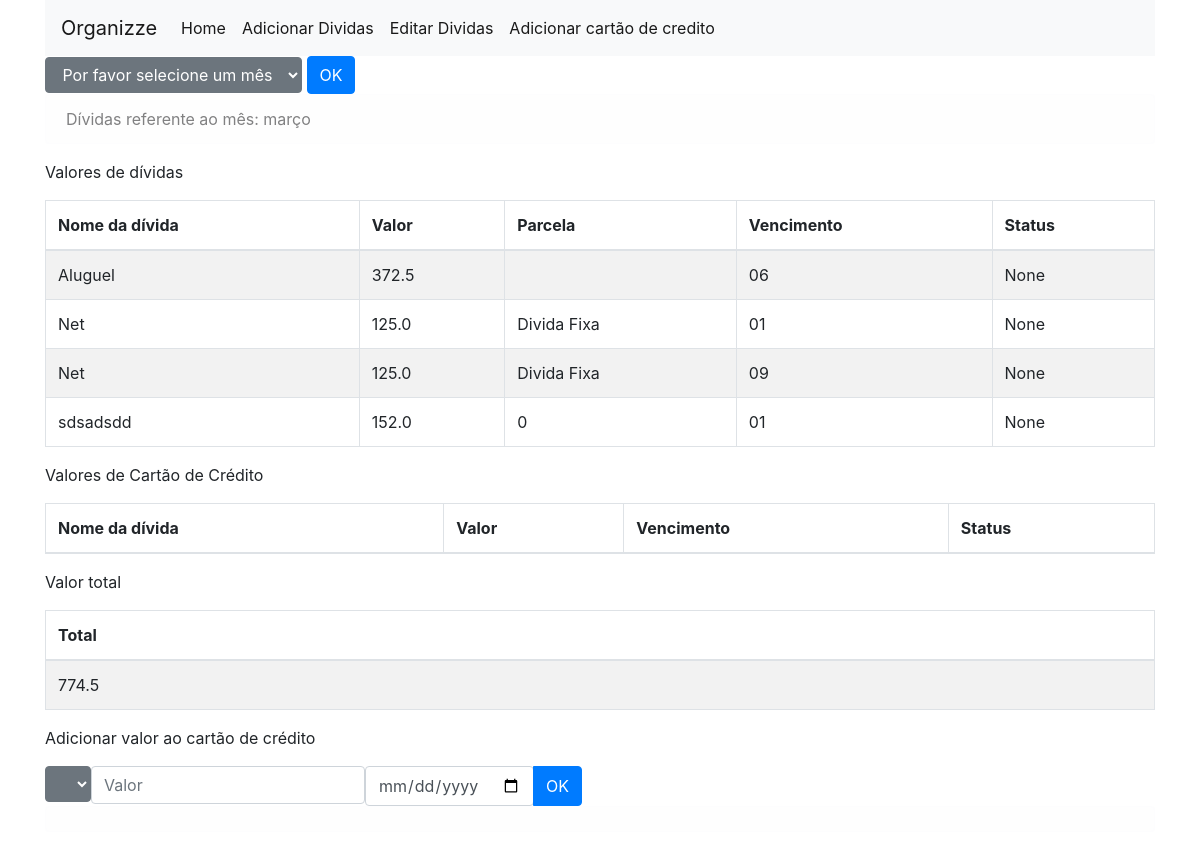
Before: / with the older database file.
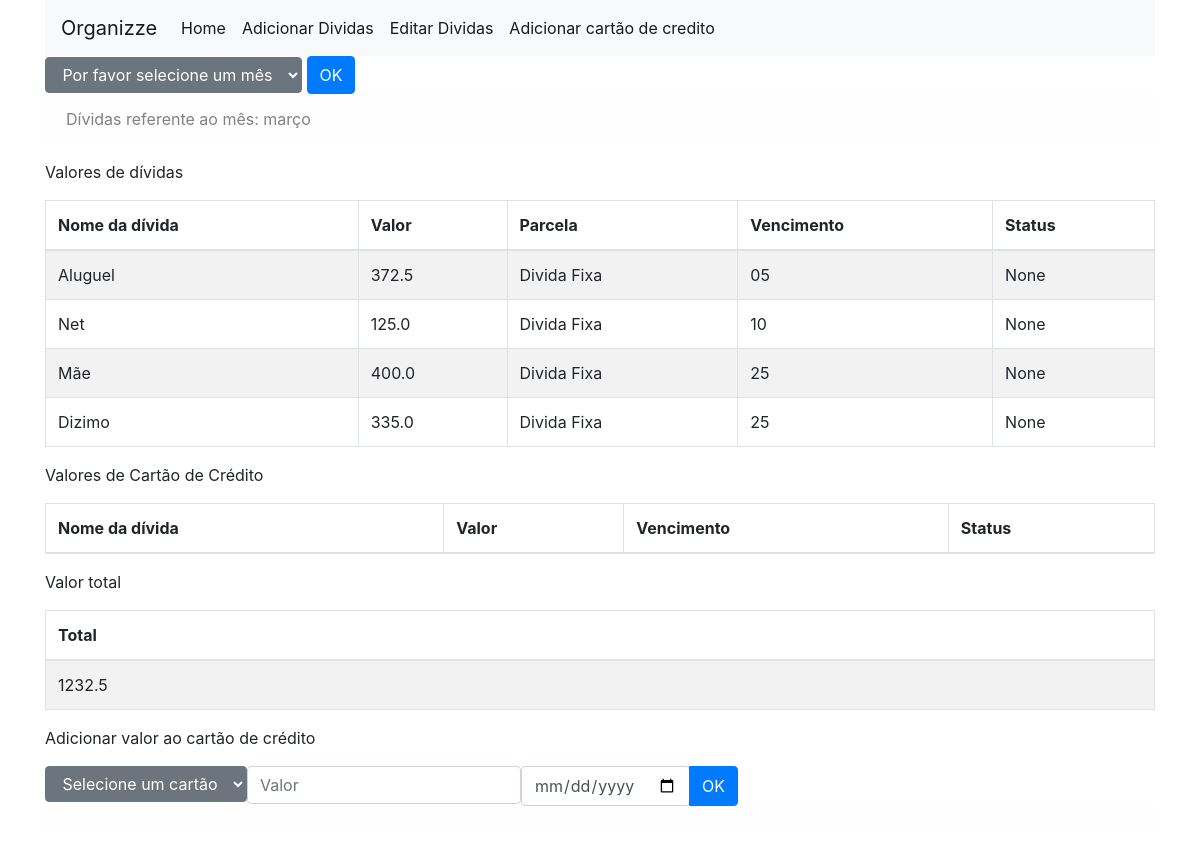
After: the same page with the newer database file.
### tables this page shows
CREATE TABLE "dados" (
	"nome"	TEXT,
	"parcelas"	INTEGER,
	"valor"	TEXT,
	"vencimento"	TEXT,
	"status"	TEXT,
	"fixa"	TEXT,
	"id_divida"	INTEGER
);

### Flask_app.py (the view, shortened to what this page needs)
@app.route('/',methods=['POST','GET'])
def index():
    msgcard = ''
    ChoicedMonth = str(datetime.datetime.now().month).zfill(2)
    form = fields()
    name = conn.select_db(ChoicedMonth)
    msg = 'Dívidas referente ao mês: '+ funcoes.meses(name[2])
    cards = conn.select_db_card()
    return render_template('home.html', form=form, msg=msg, names=name[0], total=name[1], cards=cards, msgcard= msgcard, CardName = name[3])

### form.py
class fields(FlaskForm):
    parcelas = DecimalField("Parcelas",[validators.optional()])
    nome = StringField("Nome")
    valor = DecimalField("Valor")
    vencimento = DateField("vencimento")
    fixa = BooleanField('fixa',[validators.optional()])
    status = StringField('status',[validators.optional()])

### conn.py (called while the page is built)
def select_db(mes):
    ValuesCard = ''
    with sql.connect("database.db") as con:
        cur = con.cursor()
        cur.execute("SELECT * FROM dados")
        dados = cur.fetchall()
        cur.execute("SELECT * FROM dados_cartao")
        dados_cartao = cur.fetchall()
        dados_mes = [x for x in dados if x[3][5:7] == mes or x[5] == 'True']
        try:
            ValuesCard = [x for x in dados_cartao if x[3][5:7] == mes]
        except TypeError:
            pass
        total = sum([float(x[2]) for x in dados_mes])
        totalcard = sum([float(x[2]) for x in ValuesCard])
        total_geral = total + totalcard
    return [dados_mes, str(total_geral), mes, ValuesCard]

def select_db_card():
    with sql.connect("database.db") as con:
        cur = con.cursor()
        cur.execute("SELECT * FROM dados_cartao")
        dados = [x for x in cur.fetchall()]
    return dados

### funcoes.py (called while the page is built)
def meses(numero_mes):
    dict_meses = {
        '01': 'janeiro',
        '02': 'fevereiro',
        '03': 'março',
        '04': 'abril',
        '05': 'maio',
        '06': 'junho',
        '07': 'julho',
        '08': 'agosto',
        '09': 'setembro',
        '10': 'outubro',
        '11': 'novembro',
        '12': 'dezembro'
    }
    return dict_meses[numero_mes]

### templates/home.html (shortened to what this page needs)
<!DOCTYPE html>
<link rel="stylesheet" href="https://maxcdn.bootstrapcdn.com/bootstrap/4.0.0/css/bootstrap.min.css"><script src="//ajax.googleapis.com/ajax/libs/jquery/1.9.1/jquery.min.js"></script>
<html>
	<body>
		<div class="container h-100">
			<div class="col-md-15 col-md-offset-15">
				<nav class="navbar navbar-expand-lg navbar-light bg-light">
				  <a class="navbar-brand" href="#">Organizze</a>
				  <div class="collapse navbar-collapse" id="navbarNavAltMarkup">
					<div class="navbar-nav">
					  <a class="nav-item nav-link active" href="#">Home <span class="sr-only">(current)</span></a>
					  <a class="nav-item nav-link active" href="/add_divida">Adicionar Dividas</a>
					  <a class="nav-item nav-link active" href="/edit_divida">Editar Dividas</a>
					  <a class="nav-item nav-link active" href="/add_card">Adicionar cartão de credito</a>
					</div>
				  </div>
				</nav>
				<form method="post">
					<div class="dropdown">
					<select name='StartMonth' class="btn btn-secondary dropdown-toggle" type="button" id="dropdownMenuButton" data-toggle="dropdown" aria-haspopup="true" aria-expanded="false">
                        <option class="dropdown-item" value="" disabled="disabled"  style="display:none" selected="selected">Por favor selecione um mês</option>
                    </select>
                    <input class="btn btn-primary" name ="StartMonth" type="submit" value="OK">
					</div>
  				</form>
  				<div class="alert alert-light" role="alert"> {{ msg }} </div>
				<p> Valores de dívidas </p>
				<table id="MOnthValues" class="table table-striped table-bordered">
					<thead>
						<tr>
						  <th scope="col">Nome da dívida</th>
						  <th scope="col">Valor</th>
						  <th scope="col">Parcela</th>
						  <th scope="col">Vencimento</th>
						  <th scope="col">Status</th>
						</tr>
					</thead>
					<tbody>
						{% for name in names %}
							<tr>
							  <td>{{name[0]}}</td>
							  <td>{{name[2]}}</td>
							  <td>{{name[1]}}</td>
							  <td>{{name[3][-2:]}}</td>
							  <td>{{name[4]}}</td>
							</tr>
						{% endfor %}
					</tbody>
				</table>
				<p> Valores de Cartão de Crédito </p>
				<table id="CardValues" class="table table-striped table-bordered">
					<thead>
						<tr>
						  <th scope="col">Nome da dívida</th>
						  <th scope="col">Valor</th>
						  <th scope="col">Vencimento</th>
						  <th scope="col">Status</th>
						</tr>
					</thead>
				</table>
				<p> Valor total </p>
				<table class="table table-striped table-bordered">
				<thead>
					<tr>
					  <th scope="col">Total</th>
					</tr>
				</thead>
				<tbody>
						<tr>
						  <td>{{total}}</td>
						</tr>
				</tbody>
				</table>
				<p> Adicionar valor ao cartão de crédito </p>
				<form method="post">
					<div class="input-group">
		            	<div class="dropdown">
		              		<select name='ChoiceCard' class="btn btn-secondary dropdown-toggle" type="button" id="dropdownMenuButton" data-toggle="dropdown" aria-haspopup="true" aria-expanded="false">
		                		{% for card in cards %}
				                  <option class="dropdown-item" value="" disabled="disabled"  style="display:none" selected="selected">Selecione um cartão</option>
		                		{% endfor %}
		              		</select>
		              	</div>
	                	<div class="col-md-15 col-md-offset-15">
		                  <input type="text" class="form-control" placeholder="Valor" aria-describedby="basic-addon2" name ="ValueCard">
		                </div>
		                <div class="col-md-15 col-md-offset-15">
		                  <input type="date" class="form-control" placeholder="Data da Compra" aria-describedby="basic-addon2" name ="DateBuy">
		                </div>
	                    <div class="input-group-append">
	                       <input class="btn btn-primary" name ="ChoiceCard" type="submit" value="OK">
	                    </div>
	                </div>
	            </form>
	            <div class="alert alert-light" role="alert"> {{ msgcard }} </div>
        	</div>
		</div>
	</body>
</html>

Changed rows visible on the page:
removed dados: nome "sdsadsdd", valor "152.0", parcelas "0", vencimento "01", name "None"
changed dados "Aluguel": parcelas (not shown) → "Divida Fixa"; vencimento "06" → "05"
changed dados "Net": vencimento "01" → "10"
changed dados: nome "Net" → "Mãe"; valor "125.0" → "400.0"; vencimento "09" → "25"
now on this page (row edited): dados: nome "Dizimo", valor "335.0", parcelas "Divida Fixa", vencimento "25", name "None"
Other visible differences:
{{ total }}: "774.5" → "1232.5"
form field ChoiceCard: (not shown) → "Selecione um cartão"
